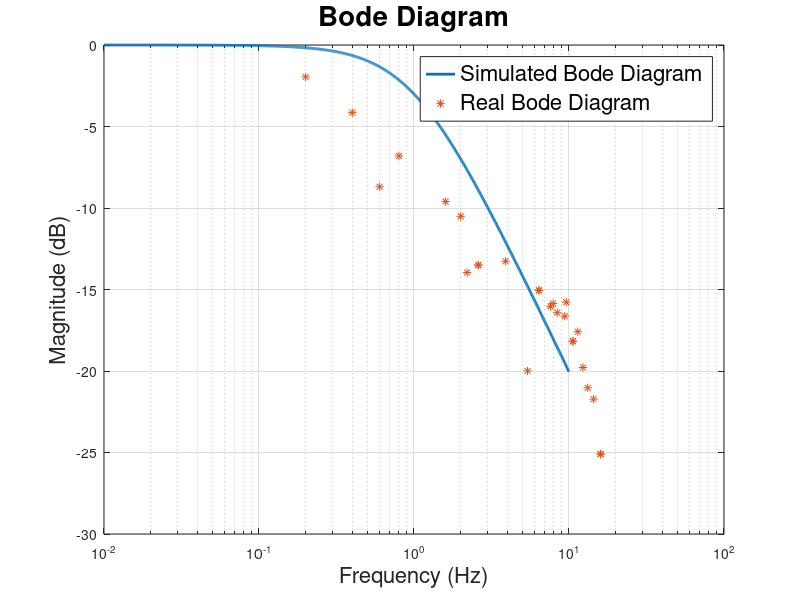

This chart was generated by the following MATLAB code:
close all; clc; clear all;
figure,
load('f_001.mat');

fftc = ffts_c;
fftr = ffts_r;

for i=1:length(periods)
    g_s(i,:) =  10*log10(abs(fftc(i,:)./fftr(i,:)));
    [m1(i), in(i)] = min(g_s(i,:));
end    

omega1 = omega;
% m = flip(m);
%% Bode
tau = 1.0001;

NUM = [1];
DEN = [tau 1];

G = tf(NUM, DEN);

[mag,phase,wout] = bode(G);                    
mag = squeeze(mag);                                             
phase= squeeze(phase);
magr2 = (mag/max(mag)).^2;                             


semilogx(wout, 20*log10(mag),'LineWidth',2); hold on;
title('Bode Diagram','FontSize', 20);
xlabel('Frequency (Hz)', 'FontSize', 16);
ylabel('Magnitude (dB)', 'FontSize', 16);
grid on;

%semilogx(omega, m1, '*'), hold on;
%%%%%%%%%%%%%%%%%%%%%%%%%%%%%%%%%%%%%%%%%%%%%%%%%%%%%%%
load('f_002.mat');

fftc = ffts_c;
fftr = ffts_r;

for i=1:length(periods)
    g_s(i,:) =  10*log10(abs(fftc(i,:)./fftr(i,:)));
    [m2(i), in(i)] = min(g_s(i,:));
end    
omega2 = omega;
% m = flip(m);
%% Bode
tau = 1.0001;

NUM = [1];
DEN = [tau 1];

G = tf(NUM, DEN);

[mag,phase,wout] = bode(G);                    
mag = squeeze(mag);                                             
phase= squeeze(phase);
magr2 = (mag/max(mag)).^2;     

m2 = flip(m2);
m3 = [m1 m2];
omega3 = [omega1 omega2];

semilogx(omega3, m3, '*'), hold on;

legend({'Simulated Bode Diagram', 'Real Bode Diagram'}, 'FontSize', 16);